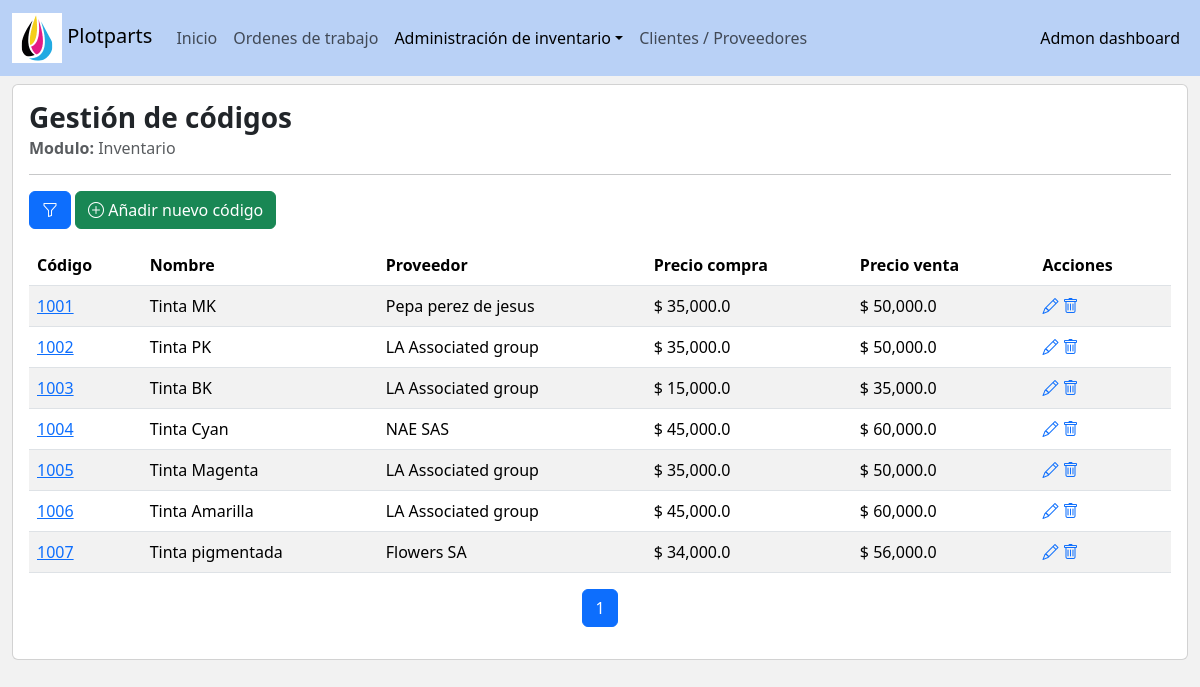
/inventory/grid-code/, run on the app's committed database.
### inventory/models.py (models this page shows, shortened)
class InventoryCodes(models.Model):
    code = models.CharField(verbose_name='Código', max_length=50, unique=True)
    name = models.CharField(verbose_name='Nombre', max_length=100)
    category = models.ForeignKey(to=InventoryCategory, verbose_name='Categoría', on_delete = models.PROTECT, default=2)
    supplier = models.ForeignKey(to=Asset, verbose_name='Proovedor', on_delete = models.PROTECT)
    inbound_price = models.FloatField(verbose_name='Precio venta', default=0)
    outbound_price = models.FloatField(verbose_name='Precio compra', default=0)
    extra_info = models.TextField(verbose_name='Información adicional')
    related_image = models.ImageField(verbose_name='Imagen de referencia', upload_to=get_inventory_imagePath, default='default/default.png')
    status = models.IntegerField(verbose_name='Estado',choices=Status.choices, default=Status.enable)
    createtime = models.DateTimeField(verbose_name='Fecha/hora de creación', auto_now_add=True)
    updatetime = models.DateTimeField(verbose_name='Fecha/hora de modificación', auto_now=True)
    class Meta:
        verbose_name = "Códigos de inventario"
        verbose_name_plural = "Códigos de inventario"
        ordering = ['code']

### assets/models.py (models this page shows)
class Asset(models.Model):
    class AssetTypes(models.IntegerChoices):
        customer = (1,'Cliente')
        supplier = (2,'Proveedor')
        __empty__ = ('-- Tipo de Asset --')
    class AssetDocumentTypes(models.IntegerChoices):
        nit = (1,'NIT')
        local_id = (2,'CC')
        __empty__ = ('-- Tipo de documento --')
    class AssetStatus(models.IntegerChoices):
        enable = (1,'Activo')
        disable = (0,'Inactivo')
    name = models.CharField(verbose_name='Nombre',max_length=200)
    type = models.IntegerField(verbose_name='Tipo',choices=AssetTypes)
    document_type = models.IntegerField(verbose_name='Tipo de documento',choices=AssetDocumentTypes.choices)
    document_id = models.CharField(verbose_name='Numero de documento',max_length=200,unique=True)
    email = models.EmailField(verbose_name='Correo electrónico',max_length=200)
    phone = models.CharField(verbose_name='Teléfono de contacto',max_length=200)
    extra_info = models.TextField(verbose_name='Información adicional',max_length=500,blank=True)
    createtime = models.DateTimeField(verbose_name='Fecha/Hora de creación', auto_now_add=True)
    updatetime = models.DateTimeField(verbose_name='Fecha/Hora ultima actualización', auto_now=True)
    status = models.IntegerField(verbose_name='Estado',choices=AssetStatus.choices,default=AssetStatus.enable)
    class Meta:
        verbose_name = 'Asset'
        verbose_name_plural = 'Assets'
        ordering = ['name']
    def __str__(self):
        return str(self.name)

### inventory/views.py (the view, shortened to what this page needs)
class InventoryCodesListView(ListView):
    model = InventoryCodes
    template_name = "inventory/code_grid.html"
    context_object_name = 'codes'
    paginate_by = 10
    extra_context = {
        'CodeFilterForm':InventoryCodeFilterForm
    }
    def get_context_data(self, **kwargs):
        context = super().get_context_data(**kwargs)
        context['CodeFilterForm'] = InventoryCodeFilterForm(self.request.GET)
        context['active_link'] = 'code_mngt'
        context['dropdown_menu'] = True
        return context
    def get_queryset(self):
        queryset = InventoryCodes.objects.filter(status=1)
        return queryset

### core/templatetags/utils.py (called while the page is built)
@register.filter(name='setValidationClass')
def setValidationClass(input):
    bootstrap_class = ''
    if input.help_text == 'filter_option':
        if input.errors:
            bootstrap_class = 'is-invalid'
    else:
        if (input.data != None) and (input.data != []) :
            if input.errors:
                bootstrap_class = 'is-invalid'
            else:
                bootstrap_class = 'is-valid'
    return input.as_widget(attrs={'class':'form-control '+ bootstrap_class})

@register.simple_tag(takes_context=True)
def querystring_without_page(context):
    request = context['request']
    querydict = request.GET.copy()
    querydict.pop('page',None)
    clean_querydict = {k: v for k, v in querydict.items() if v.strip() != ''}
    return '&'.join([f'{k}={v}' for k,v in clean_querydict.items()])

### inventory/templates/inventory/code_grid.html (shortened to what this page needs)
{% extends 'base_adminv2.html' %}
{% load humanize %}
{% load utils %}
{% block body %}
    <div class='row'>
        <div class="col-lg-12">
            <div class="card">
                <div class="card-body">
                    <h3 class='card-title'><strong>Gestión de códigos</strong></h3>
                    <h6 class="card-subtitle mb-2 text-muted"> <strong>Modulo:</strong> Inventario</h6>
                    <hr>
                    <div class="col-lg-12">
                        <p class="d-inline-flex gap-1">
                            <button class="btn btn-primary" type="button" data-bs-toggle="collapse" data-bs-target="#filterBox" aria-expanded="false" aria-controls="filterBox" title="Filtrar"><i class="bi bi-funnel"></i></button>
                            <a href='{% url "inventory:create_code" %}' class="btn btn-success"><i class="bi bi-plus-circle"></i> Añadir nuevo código</a>
                        </p>
                    </div>
                    <div class="col-lg-12">
                        <div class="table-responsive">
                            <table class="table table-striped table-hover">
                                <thead>
                                <tr>
                                    <th scope="col">Código</th>
                                    <th scope="col">Nombre</th>
                                    <th scope="col">Proveedor</th>
                                    <th scope="col">Precio compra</th>
                                    <th scope="col">Precio venta</th>
                                    <th scope="col">Acciones</th>
                                </tr>
                                </thead>
                                <tbody>
                                    {% if codes|length > 0 %}
                                        {% for item in codes %}
                                            <tr>
                                                <td><a href='{% url "inventory:update_code" item.id %}'>{{item.code}}</a></td>
                                                <td>{{item.name}}</td>
                                                <td>{{item.supplier}}</td>
                                                <td>$ {{item.inbound_price|intcomma}}</td>
                                                <td>$ {{item.outbound_price|intcomma}}</td>
                                                <td>
                                                    <span><a href='{% url "inventory:update_code" item.id %}' title='Actualizar'><i class="bi bi-pencil"></i></a></span>
                                                    <span><a href='{% url "inventory:delete_code" item.id %}' title='Eliminar'><i class="bi bi-trash"></i></a></span>
                                                </td>
                                            </tr>
                                        {% endfor %}
                                        {% else %}
                                        <tr>
                                            <td colspan='6' class='text-center fw-bold'>Resultados no encontrados...</td>
                                        </tr>
                                    {% endif %}
                                </tbody>
                            </table>
                        </div>
                    </div>
                    {% include 'pagination.html' %}
                </div>
            </div>
        </div>
    </div>
{% endblock body %}

### templates/base_adminv2.html (style rules this page uses)
body { background-color:#f2f2f2; }

### data on the page
InventoryCodes: code "1001", name "Tinta MK", supplier "Pepa perez de jesus", inbound_price "35,000.0", outbound_price "50,000.0"
InventoryCodes: code "1002", name "Tinta PK", supplier "LA Associated group", inbound_price "35,000.0", outbound_price "50,000.0"
InventoryCodes: code "1003", name "Tinta BK", supplier "LA Associated group", inbound_price "15,000.0", outbound_price "35,000.0"
InventoryCodes: code "1004", name "Tinta Cyan", supplier "NAE SAS", inbound_price "45,000.0", outbound_price "60,000.0"
InventoryCodes: code "1005", name "Tinta Magenta", supplier "LA Associated group", inbound_price "35,000.0", outbound_price "50,000.0"
InventoryCodes: code "1006", name "Tinta Amarilla", supplier "LA Associated group", inbound_price "45,000.0", outbound_price "60,000.0"
InventoryCodes: code "1007", name "Tinta pigmentada", supplier "Flowers SA", inbound_price "34,000.0", outbound_price "56,000.0"

### other printed values
{{ num }} "1"
